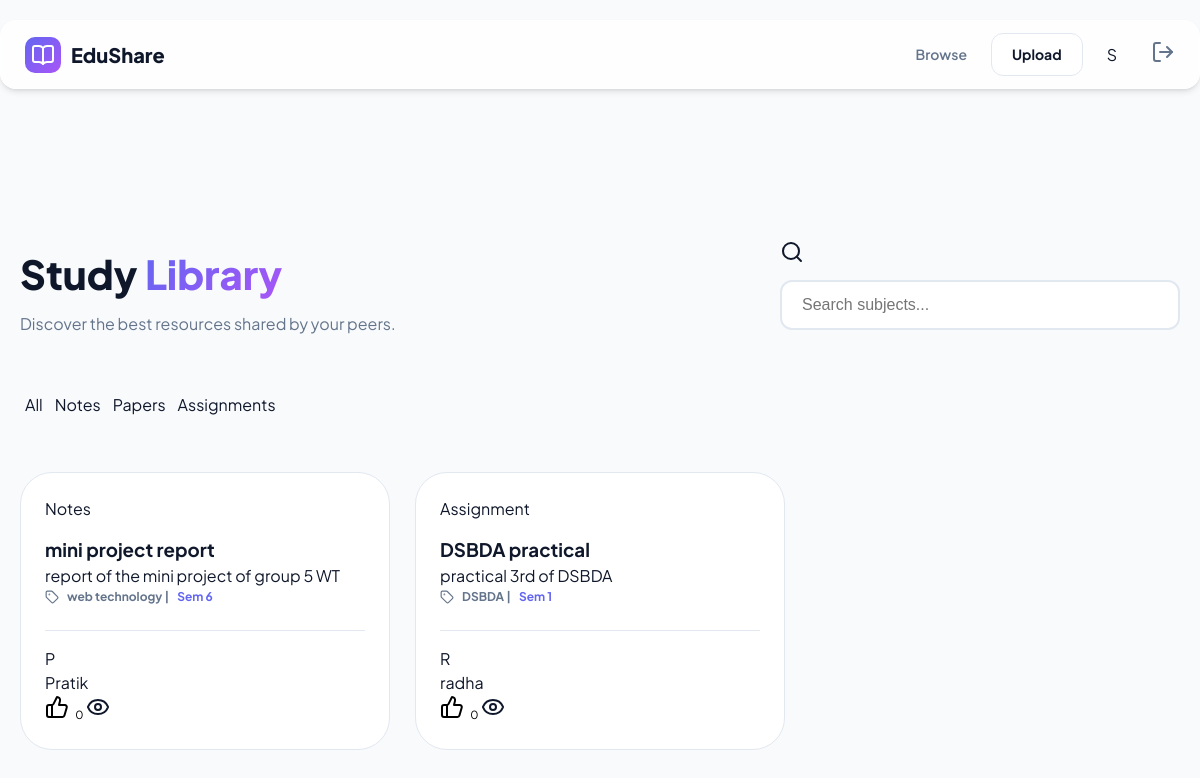
/browse/ (signed in), run on the app's committed database.
### application/models.py (models this page shows, shortened)
class Material(models.Model):
    CATEGORY_CHOICES = [
        ('Notes', 'Notes'),
        ('Paper', 'Previous Year Papers'),
        ('Assignment', 'Assignments'),
    ]
    SEMESTER_CHOICES = [
        ('Sem 1', 'Semester 1'), ('Sem 2', 'Semester 2'),
        ('Sem 3', 'Semester 3'), ('Sem 4', 'Semester 4'),
        ('Sem 5', 'Semester 5'), ('Sem 6', 'Semester 6'),
        ('Sem 7', 'Semester 7'), ('Sem 8', 'Semester 8'),
    ]
    title = models.CharField(max_length=200)
    subject = models.CharField(max_length=100)
    semester = models.CharField(max_length=20, choices=SEMESTER_CHOICES, default='Sem 1')
    category = models.CharField(max_length=20, choices=CATEGORY_CHOICES)
    description = models.TextField(blank=True)
    file = models.FileField(upload_to='materials/')
    uploaded_by = models.ForeignKey(User, on_delete=models.CASCADE)
    uploaded_at = models.DateTimeField(auto_now_add=True)
    likes = models.ManyToManyField(User, related_name='liked_materials', blank=True)
    @property
    def total_likes(self):
        return self.likes.count()

### application/views.py (the view)
# urls.py: path('browse/', views.browse_materials, name='browse'),
@login_required(login_url='login')
def browse_materials(request):
    query = request.GET.get('search')
    category = request.GET.get('category')
    materials = Material.objects.all().order_by('-uploaded_at')
    if query:
        materials = materials.filter(
            Q(title__icontains=query) | Q(subject__icontains=query)
        )
    if category and category != 'All':
        materials = materials.filter(category=category)
    return render(request, 'browse.html', {'materials': materials})

### templates/browse.html (shortened to what this page needs)
{% load static %}
<!DOCTYPE html>
<html lang="en">
<head>
    <link rel="stylesheet" href="{% static 'style.css' %}">
</head>
<body>
    <nav class="navbar">
        <div class="container nav-content">
            <a href="{% url 'index' %}" class="logo">
                <div class="logo-icon"><i data-lucide="book-open"></i></div>
                <span>EduShare</span>
            </a>
            <div class="nav-links">
                <a href="{% url 'browse' %}" class="nav-link active">Browse</a>
                <div id="nav-user" class="nav-links">
                    <a href="{% url 'upload' %}" class="btn btn-outline">Upload</a>
                    <div class="avatar" id="user-avatar">{{ user.username|slice:":1"|upper }}</div>
                    <form action="{% url 'logout' %}" method="post" style="display: inline; margin-left: 10px;">
                        <button type="submit" class="nav-link" style="border:none; background:none; cursor:pointer;">
                            <i data-lucide="log-out"></i>
                        </button>
                    </form>
                </div>
            </div>
        </div>
    </nav>
<main class="container">
    <header class="page-header">
        <div>
            <h1 style="font-size: 2.5rem; font-weight: 800; margin-bottom: 8px;">Study <span class="gradient-text">Library</span></h1>
            <p style="color: var(--text-muted);">Discover the best resources shared by your peers.</p>
        </div>
        <div class="search-bar">
            <form method="GET" action="{% url 'browse' %}" id="search-form">
                <i data-lucide="search" class="search-icon"></i>
                <input type="text" name="search" id="search-input" placeholder="Search subjects..." class="search-input" value="{{ request.GET.search }}">
            </form>
        </div>
    </header>
    <div class="filters" id="filters">
        <a href="?category=" class="filter-btn {% if not request.GET.category %}active{% endif %}" data-cat="">All</a>
        <a href="?category=Notes" class="filter-btn {% if request.GET.category == 'Notes' %}active{% endif %}" data-cat="Notes">Notes</a>
        <a href="?category=Paper" class="filter-btn {% if request.GET.category == 'Paper' %}active{% endif %}" data-cat="Paper">Papers</a>
        <a href="?category=Assignment" class="filter-btn {% if request.GET.category == 'Assignment' %}active{% endif %}" data-cat="Assignment">Assignments</a>
    </div>
    <div class="grid" id="materials-grid" style="display: grid; grid-template-columns: repeat(auto-fill, minmax(320px, 1fr)); gap: 24px; align-items: stretch;">
        {% for m in materials %}
        <div class="card" style="display: flex; flex-direction: column; height: 100%; padding: 24px; position: relative;">
            <div style="flex-grow: 1;">
                <span class="card-tag tag-{{ m.category|lower }}">{{ m.category }}</span>
                <h3 class="card-title" style="margin-top: 15px;">{{ m.title }}</h3>
                <p class="card-desc">{{ m.description|truncatechars:80 }}</p>
                <div style="font-size: 0.75rem; font-weight: 700; color: var(--text-muted); margin-bottom: 24px; display: flex; align-items: center; gap: 8px;">
                    <i data-lucide="tag" style="width: 14px; height: 14px;"></i>
                    {{ m.subject }} | <span style="color: var(--primary);">{{ m.semester }}</span>
                </div>
            </div>
            <div class="card-footer" style="margin-top: auto; padding-top: 16px; border-top: 1px solid var(--border);">
                <div class="user-info">
                    <div class="avatar">{{ m.uploaded_by.username|slice:":1"|upper }}</div>
                    <span class="user-name">{{ m.uploaded_by.username }}</span>
                </div>
                <div class="card-actions">
                    <button class="action-btn">
                        <i data-lucide="thumbs-up"></i>
                        <span style="font-size: 0.7rem; margin-left: 4px;">{{ m.total_likes }}</span>
                    </button>
                    <a href="{% url 'view_material' m.pk %}" class="action-btn">
                        <i data-lucide="eye"></i>
                    </a>
                </div>
            </div>
        </div>
        {% empty %}
        <div style="grid-column: 1 / -1; text-align: center; padding: 60px; color: var(--text-muted);">
            <i data-lucide="folder-open" style="width: 48px; height: 48px; margin-bottom: 16px; opacity: 0.5;"></i>
            <p>No materials found matching your search.</p>
        </div>
        {% endfor %}
    </div>
</main>
</body>
</html>

### static/style.css (style rules this page uses)
body { padding-top: 100px; }
:root { --primary: #6366f1; --primary-hover: #4f46e5; --secondary: #a855f7; --bg: #f8fafc; --text: #0f172a; --text-muted: #64748b; --white: #ffffff; --border: #e2e8f0; --glass: rgba(255, 255, 255, 0.8); --shadow: 0 4px 6px -1px rgb(0 0 0 / 0.1), 0 2px 4px -2px rgb(0 0 0 / 0.1); --shadow-lg: 0 10px 15px -3px rgb(0 0 0 / 0.1), 0 4px 6px -4px rgb(0 0 0 / 0.1); }
* { margin: 0; padding: 0; box-sizing: border-box; }
body { font-family: 'Plus Jakarta Sans', sans-serif; background-color: var(--bg); color: var(--text); line-height: 1.5; }
a { text-decoration: none; color: inherit; }
button { cursor: pointer; border: none; background: none; font-family: inherit; }
.container { max-width: 1200px; margin: 0 auto; padding: 0 20px; }
.navbar { position: fixed; top: 20px; left: 0; right: 0; z-index: 1000; }
.nav-content { background: var(--glass); backdrop-filter: blur(12px); border: 1px solid rgba(255, 255, 255, 0.3); border-radius: 16px; padding: 12px 24px; display: flex; justify-content: space-between; align-items: center; box-shadow: var(--shadow); }
.logo { display: flex; align-items: center; gap: 10px; font-weight: 800; font-size: 1.25rem; }
.logo-icon { width: 36px; height: 36px; background: linear-gradient(135deg, var(--primary), var(--secondary)); border-radius: 10px; display: flex; align-items: center; justify-content: center; color: white; }
.nav-links { display: flex; align-items: center; gap: 24px; }
.nav-link { font-size: 0.875rem; font-weight: 600; color: var(--text-muted); transition: color 0.2s; }
.btn { padding: 10px 20px; border-radius: 12px; font-weight: 700; font-size: 0.875rem; transition: all 0.2s; }
.btn-outline { background: var(--white); border: 1px solid var(--border); color: var(--text); }
.gradient-text { background: linear-gradient(135deg, var(--primary), var(--secondary)); -webkit-background-clip: text; -webkit-text-fill-color: transparent; }
.page-header { padding-top: 140px; margin-bottom: 48px; display: flex; justify-content: space-between; align-items: center; flex-wrap: wrap; gap: 20px; }
.search-bar { position: relative; width: 100%; max-width: 400px; }
.search-input { width: 100%; padding: 14px 14px 14px 48px; background: var(--white); border: 1px solid var(--border); border-radius: 16px; outline: none; transition: 0.3s; }
.grid { display: grid; grid-template-columns: repeat(auto-fill, minmax(320px, 1fr)); gap: 30px; padding-bottom: 60px; }
.card { background: var(--white); padding: 30px; border-radius: 32px; border: 1px solid var(--border); display: flex; flex-direction: column; height: 100%; transition: all 0.3s ease; }
.filters { display: flex; gap: 12px; margin-bottom: 40px; overflow-x: auto; padding: 5px 5px 15px 5px; white-space: nowrap; -ms-overflow-style: none; scrollbar-width: none; }
.auth-input, input[type="text"], input[type="password"], input[type="email"] { width: 100%; padding: 14px 20px; margin: 10px 0; border-radius: 12px; border: 2px solid #e2e8f0; background: white; font-size: 1rem; transition: all 0.3s ease; box-sizing: border-box; }
.grid { display: grid !important; grid-template-columns: repeat(auto-fill, minmax(300px, 1fr)) !important; gap: 25px !important; align-items: stretch !important; }
.card { height: 100% !important; display: flex !important; flex-direction: column !important; justify-content: space-between !important; background: var(--white); border: 1px solid var(--border); transition: transform 0.2s, box-shadow 0.2s; }

### data on the page
Material: category "Notes", title "mini project report", description "report of the mini project of group 5 WT", subject "web technology", semester "Sem 6", uploaded_by.username "P", uploaded_by.username "Pratik", total_likes "0"
Material: category "Assignment", title "DSBDA practical", description "practical 3rd of DSBDA", subject "DSBDA", semester "Sem 1", uploaded_by.username "R", uploaded_by.username "radha", total_likes "0"

### other printed values
{{ user.username|slice:":1"|upper }} "S"
